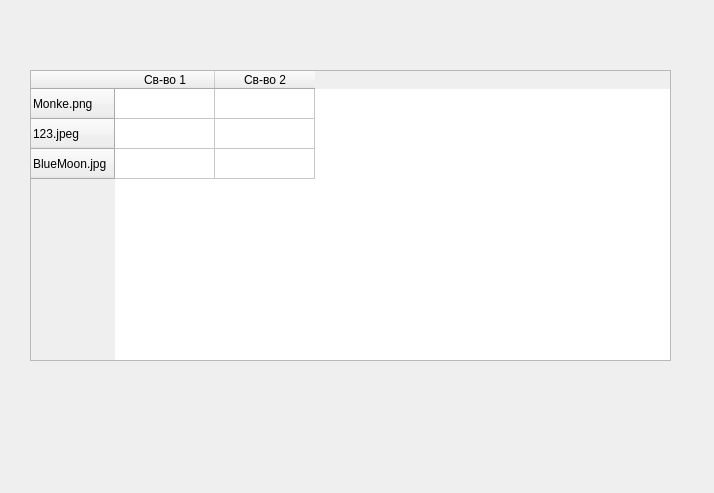
<?xml version="1.0" encoding="UTF-8"?>
<ui version="4.0">
 <class>Viewing</class>
 <widget class="QDialog" name="Viewing">
  <property name="geometry">
   <rect>
    <x>0</x>
    <y>0</y>
    <width>714</width>
    <height>493</height>
   </rect>
  </property>
  <property name="windowTitle">
   <string>Dialog</string>
  </property>
  <widget class="QTableWidget" name="tableWidget">
   <property name="geometry">
    <rect>
     <x>30</x>
     <y>70</y>
     <width>641</width>
     <height>291</height>
    </rect>
   </property>
   <row>
    <property name="text">
     <string>Monke.png</string>
    </property>
   </row>
   <row>
    <property name="text">
     <string>123.jpeg</string>
    </property>
   </row>
   <row>
    <property name="text">
     <string>BlueMoon.jpg</string>
    </property>
   </row>
   <column>
    <property name="text">
     <string>Св-во 1</string>
    </property>
   </column>
   <column>
    <property name="text">
     <string>Св-во 2</string>
    </property>
   </column>
  </widget>
 </widget>
 <resources/>
 <connections/>
</ui>
